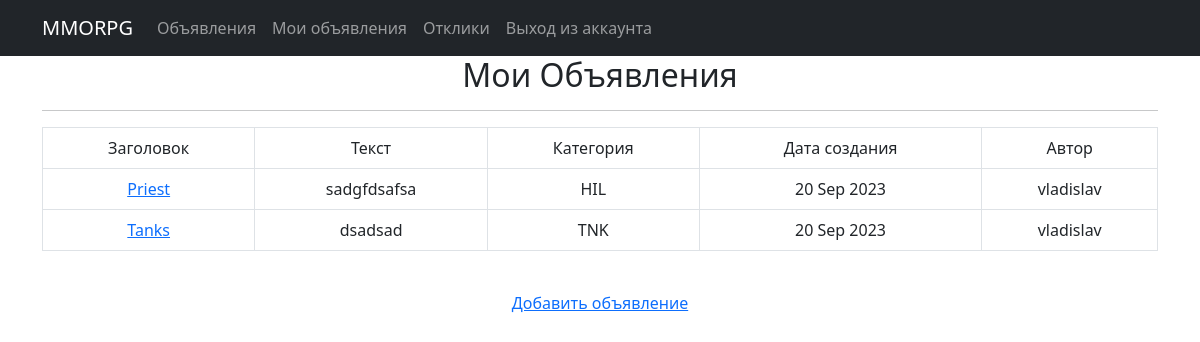
The app's page /user_posts/ (signed in), older data.
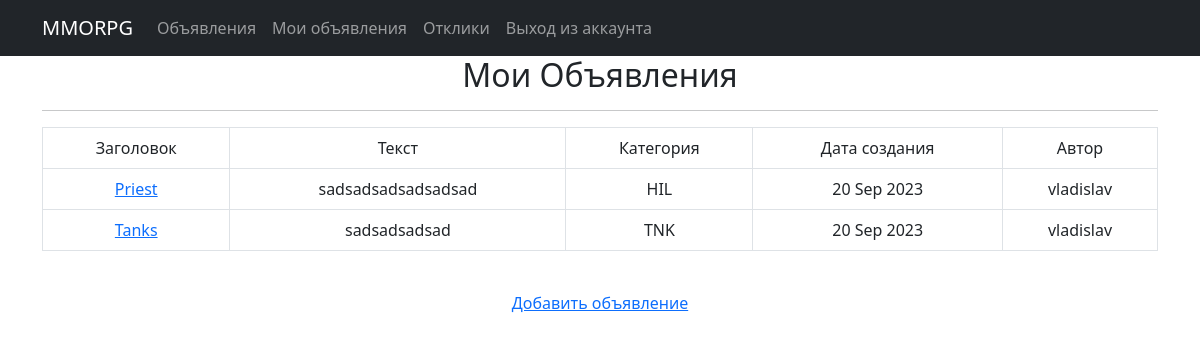
The same page, newer data.
### mmo/models.py (models this page shows, shortened)
class Post(models.Model):
    post_title = models.CharField(max_length=255)
    post_text = models.TextField()
    time_create = models.DateTimeField(auto_now_add=True)
    category = models.CharField(max_length=3, choices=CATEGORY, default=tanks)
    user = models.ForeignKey(User, on_delete=models.CASCADE, null=True)

### mmo/views.py (the view)
# urls.py: path('user_posts/', user_posts, name='user_posts'),
@login_required
def user_posts(request):
    current_user = request.user
    posts = Post.objects.filter(user=current_user).order_by('-time_create')
    return render(request, 'user_posts.html', {'posts': posts})

### templates/user_posts.html (shortened to what this page needs)
{% extends 'flatpages/default.html' %}
{% block content %}
    <h2 style="text-align: center;">Мои Объявления</h2>
    <hr>
        {% if posts %}
        <table class="table table-bordered">
            <tr>
                <td>Заголовок</td>
                <td>Текст</td>
                <td>Категория</td>
                <td>Дата создания</td>
                <td>Автор</td>
            </tr>
            {% for post in posts %}
            <tr>
                <td><a href="{% url 'post_user' post.id %}">{{ post.post_title }}</a></td>
                <td>{{ post.post_text|truncatechars:20 }}</td>
                <td>{{ post.category }}</td>
                <td>{{ post.time_create|date:'d M Y' }}</td>
                <td>{{ post.user }}</td>
            </tr>
            {% endfor %}
        </table>
        {% else %}
        <h2>У вас нет объявлений, Вы можете добавить новое</h2>
        {% endif %}
    <br>
    <a href="{% url 'post_create' %}">Добавить объявление</a>
{% endblock content %}

Row changes from the older to the newer data that the page shows:
changed Post "Priest": post_text "sadgfdsafsa" → "sadsadsadsadsadsad"
changed Post "Tanks": post_text "dsadsad" → "sadsadsadsad"
